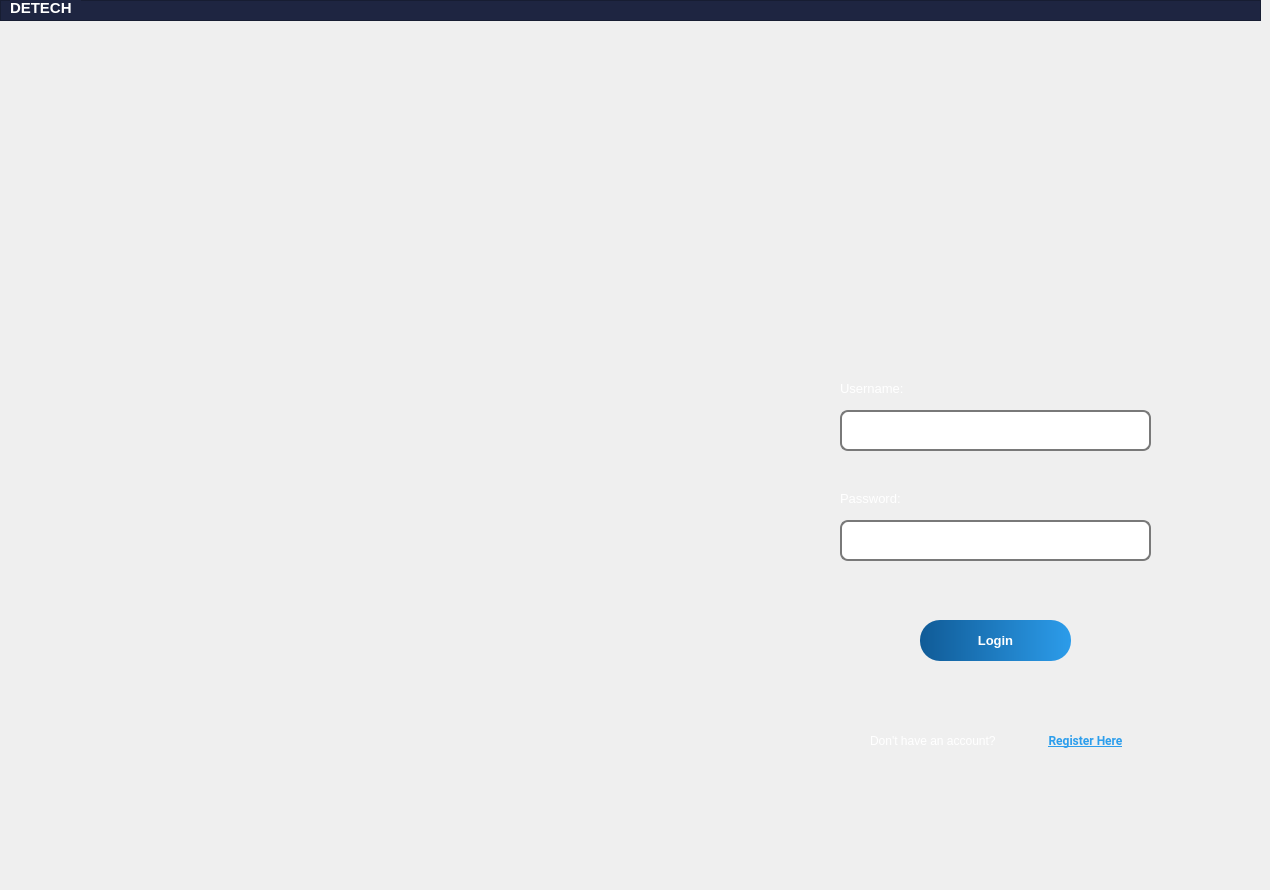
     <widget class="QWidget" name="loginPage">
      <widget class="QLineEdit" name="lgPassLine">
       <property name="geometry">
        <rect>
         <x>840</x>
         <y>520</y>
         <width>311</width>
         <height>41</height>
        </rect>
       </property>
       <property name="font">
        <font>
         <pointsize>10</pointsize>
        </font>
       </property>
       <property name="styleSheet">
        <string notr="true">QLineEdit{
border: 2px solid rgb(121, 121, 121);
color: rgb(255, 255, 255);
border-radius: 8px;
padding-left: 15px;
}

QLineEdit:hover{
	border: 2px solid white;
}

QLineEdit:focus{
	border: 2px solid white;
}</string>
       </property>
       <property name="echoMode">
        <enum>QLineEdit::Password</enum>
       </property>
      </widget>
      <widget class="QPushButton" name="registerButton">
       <property name="geometry">
        <rect>
         <x>1030</x>
         <y>730</y>
         <width>111</width>
         <height>21</height>
        </rect>
       </property>
       <property name="font">
        <font>
         <family>Roboto</family>
         <pointsize>9</pointsize>
         <weight>75</weight>
         <italic>false</italic>
         <bold>true</bold>
         <underline>true</underline>
        </font>
       </property>
       <property name="styleSheet">
        <string notr="true">QPushButton{
color: rgb(45, 158, 236);
}

QPushButton:pressed {
    border-style: inset;
    background:#0000ffff;
    }</string>
       </property>
       <property name="text">
        <string>Register Here</string>
       </property>
       <property name="flat">
        <bool>true</bool>
       </property>
      </widget>
      <widget class="QLabel" name="passLoginLabel">
       <property name="geometry">
        <rect>
         <x>840</x>
         <y>490</y>
         <width>81</width>
         <height>16</height>
        </rect>
       </property>
       <property name="font">
        <font>
         <pointsize>10</pointsize>
        </font>
       </property>
       <property name="styleSheet">
        <string notr="true">color: rgb(255, 255, 255);</string>
       </property>
       <property name="text">
        <string>Password:</string>
       </property>
      </widget>
      <widget class="QLabel" name="lgDetechLogo">
       <property name="geometry">
        <rect>
         <x>840</x>
         <y>180</y>
         <width>311</width>
         <height>141</height>
        </rect>
       </property>
       <property name="text">
        <string/>
       </property>
       <property name="pixmap">
        <pixmap resource="detechRs.qrc">:/images/images/LOGO-and-TEXT - DETECH.png</pixmap>
       </property>
       <property name="scaledContents">
        <bool>true</bool>
       </property>
      </widget>
      <widget class="QPushButton" name="loginButton">
       <property name="geometry">
        <rect>
         <x>920</x>
         <y>620</y>
         <width>151</width>
         <height>41</height>
        </rect>
       </property>
       <property name="font">
        <font>
         <pointsize>10</pointsize>
         <weight>75</weight>
         <bold>true</bold>
        </font>
       </property>
       <property name="styleSheet">
        <string notr="true">QPushButton {
background-color: qlineargradient(spread:pad, x1:0, y1:0, x2:1, y2:0, stop:0 rgba(16, 91, 151, 255), stop:1 rgba(44, 156, 234, 255));
color: white;
border-radius: 20px;
}

QPushButton:hover {
    background: qradialgradient(
        cx: 0.3, cy: -0.4, fx: 0.3, fy: -0.4,
        radius: 1.35, stop: 0 rgb(119, 88, 127), stop: 1 rgb(28, 96, 255)
        );
    }

QPushButton:pressed {
    border-style: inset;
    background: qradialgradient(
        cx: 0.4, cy: -0.1, fx: 0.4, fy: -0.1,
        radius: 1.35, stop: 0 rgb(17, 21, 255), stop: 1 #ddd
        );
    }</string>
       </property>
       <property name="text">
        <string>Login</string>
       </property>
       <property name="icon">
        <iconset resource="detechRs.qrc">
         <normaloff>:/images/images/ri_login-circle-fill.png</normaloff>:/images/images/ri_login-circle-fill.png</iconset>
       </property>
       <property name="iconSize">
        <size>
         <width>25</width>
         <height>25</height>
        </size>
       </property>
      </widget>
      <widget class="QLabel" name="usernameLoginLabel">
       <property name="geometry">
        <rect>
         <x>840</x>
         <y>380</y>
         <width>81</width>
         <height>16</height>
        </rect>
       </property>
       <property name="font">
        <font>
         <pointsize>10</pointsize>
        </font>
       </property>
       <property name="styleSheet">
        <string notr="true">color: rgb(255, 255, 255);</string>
       </property>
       <property name="text">
        <string>Username:</string>
       </property>
      </widget>
      <widget class="QLineEdit" name="lgUserLine">
       <property name="geometry">
        <rect>
         <x>840</x>
         <y>410</y>
         <width>311</width>
         <height>41</height>
        </rect>
       </property>
       <property name="font">
        <font>
         <pointsize>10</pointsize>
        </font>
       </property>
       <property name="styleSheet">
        <string notr="true">QLineEdit{
border: 2px solid rgb(121, 121, 121);
color: rgb(255, 255, 255);
border-radius: 8px;
padding-left: 15px;
}

QLineEdit:hover{
	border: 2px solid white;
}

QLineEdit:focus{
	border: 2px solid white;
}</string>
       </property>
       <property name="inputMethodHints">
        <set>Qt::ImhLowercaseOnly</set>
       </property>
       <property name="inputMask">
        <string notr="true"/>
       </property>
       <property name="echoMode">
        <enum>QLineEdit::Normal</enum>
       </property>
      </widget>
      <widget class="QLabel" name="label">
       <property name="geometry">
        <rect>
         <x>870</x>
         <y>730</y>
         <width>161</width>
         <height>21</height>
        </rect>
       </property>
       <property name="font">
        <font>
         <pointsize>9</pointsize>
        </font>
       </property>
       <property name="styleSheet">
        <string notr="true">color: rgb(255, 255, 255)</string>
       </property>
       <property name="text">
        <string>Don't have an account?</string>
       </property>
      </widget>
      <widget class="QFrame" name="frame">
       <property name="geometry">
        <rect>
         <x>0</x>
         <y>0</y>
         <width>1261</width>
         <height>21</height>
        </rect>
       </property>
       <property name="styleSheet">
        <string notr="true">background-color: rgb(30, 37, 65);</string>
       </property>
       <property name="frameShape">
        <enum>QFrame::StyledPanel</enum>
       </property>
       <property name="frameShadow">
        <enum>QFrame::Raised</enum>
       </property>
       <widget class="QLabel" name="detechLabel">
        <property name="geometry">
         <rect>
          <x>10</x>
          <y>0</y>
          <width>71</width>
          <height>16</height>
         </rect>
        </property>
        <property name="font">
         <font>
          <pointsize>11</pointsize>
          <weight>75</weight>
          <bold>true</bold>
         </font>
        </property>
        <property name="styleSheet">
         <string notr="true">color: rgb(255, 255, 255);</string>
        </property>
        <property name="text">
         <string>DETECH</string>
        </property>
       </widget>
      </widget>
      <widget class="QLabel" name="UsernameLabelResult">
       <property name="geometry">
        <rect>
         <x>840</x>
         <y>460</y>
         <width>341</width>
         <height>21</height>
        </rect>
       </property>
       <property name="styleSheet">
        <string notr="true">color: rgb(250, 95, 85)
</string>
       </property>
       <property name="text">
        <string/>
       </property>
      </widget>
      <widget class="QLabel" name="PasswordLabelResult">
       <property name="geometry">
        <rect>
         <x>840</x>
         <y>570</y>
         <width>331</width>
         <height>21</height>
        </rect>
       </property>
       <property name="styleSheet">
        <string notr="true">color: rgb(250, 95, 85)
</string>
       </property>
       <property name="text">
        <string/>
       </property>
      </widget>
      <widget class="QLabel" name="label_7">
       <property name="geometry">
        <rect>
         <x>0</x>
         <y>20</y>
         <width>721</width>
         <height>861</height>
        </rect>
       </property>
       <property name="text">
        <string/>
       </property>
       <property name="pixmap">
        <pixmap>:/images/images/diverse-business-people-with-masks-new-normal.png</pixmap>
       </property>
       <property name="scaledContents">
        <bool>true</bool>
       </property>
      </widget>
      <widget class="QLabel" name="label_8">
       <property name="geometry">
        <rect>
         <x>0</x>
         <y>20</y>
         <width>721</width>
         <height>851</height>
        </rect>
       </property>
       <property name="styleSheet">
        <string notr="true">background-color: none;</string>
       </property>
       <property name="text">
        <string/>
       </property>
       <property name="pixmap">
        <pixmap>:/images/images/blackOpacity.png</pixmap>
       </property>
       <property name="scaledContents">
        <bool>true</bool>
       </property>
      </widget>
      <widget class="QLabel" name="label_3">
       <property name="geometry">
        <rect>
         <x>160</x>
         <y>260</y>
         <width>411</width>
         <height>361</height>
        </rect>
       </property>
       <property name="styleSheet">
        <string notr="true">background-color: none;</string>
       </property>
       <property name="text">
        <string/>
       </property>
       <property name="pixmap">
        <pixmap>:/images/images/detechDesc.png</pixmap>
       </property>
       <property name="scaledContents">
        <bool>true</bool>
       </property>
      </widget>
     </widget>
